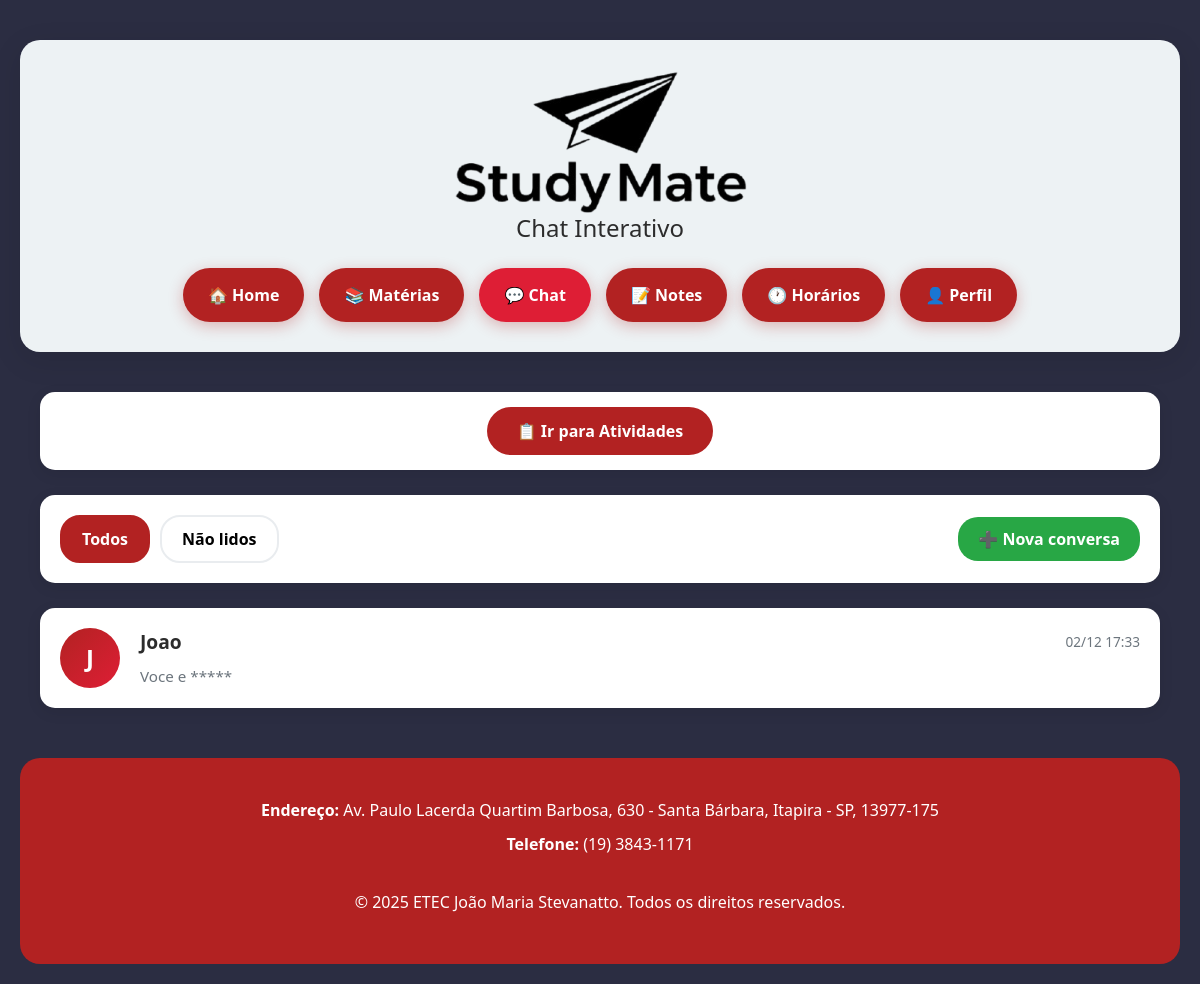
The app's page /chat/ (signed in), older data.
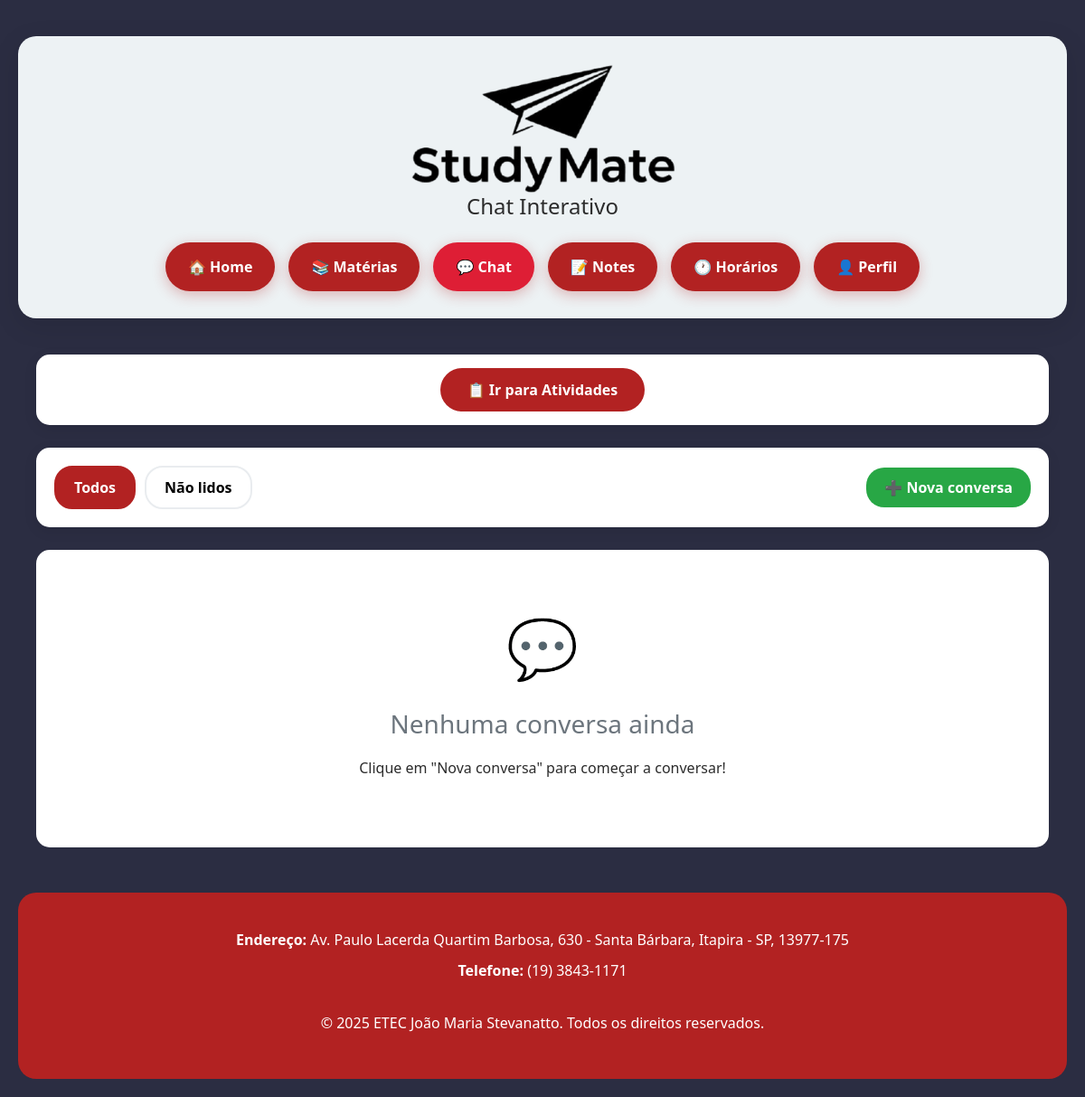
The same page, newer data.
### chat/models.py (models this page shows, shortened)
class Chat(models.Model):
    remetente = models.ForeignKey(
        User,
        related_name="chats_enviados",
        on_delete=models.CASCADE,
        verbose_name='Remetente'
    )
    destinatario = models.ForeignKey(
        User,
        related_name="chats_recebidos",
        on_delete=models.CASCADE,
        verbose_name='Destinatário'
    )
    data_criacao = models.DateTimeField(auto_now_add=True, verbose_name='Criado em')
    class Meta:
        verbose_name = 'Chat'
        verbose_name_plural = 'Chats'
        ordering = ['-data_criacao']
        unique_together = ('remetente', 'destinatario')
    def get_ultima_mensagem(self):
        return self.mensagens.order_by('-data_envio').first()
    def get_mensagens_nao_lidas(self, usuario):
        return self.mensagens.filter(
            remetente=self.get_outro_usuario(usuario),
            lida=False
        ).count()
    def get_outro_usuario(self, usuario):
        if self.remetente == usuario:
            return self.destinatario
        return self.remetente

class Mensagem(models.Model):
    chat = models.ForeignKey(
        Chat,
        related_name="mensagens",
        on_delete=models.CASCADE,
        verbose_name='Chat'
    )
    remetente = models.ForeignKey(
        User,
        related_name="mensagens_enviadas",
        on_delete=models.CASCADE,
        verbose_name='Remetente'
    )
    mensagem = models.TextField(verbose_name='Mensagem')
    anexo = models.FileField(
        upload_to='chat_anexos/',
        null=True,
        blank=True,
        validators=[validate_file_size_chat, validate_file_extension_chat],
        verbose_name='Anexo'
    )
    data_envio = models.DateTimeField(auto_now_add=True, verbose_name='Enviado em')
    lida = models.BooleanField(default=False, verbose_name='Lida')
    data_leitura = models.DateTimeField(null=True, blank=True, verbose_name='Lida em')
    class Meta:
        verbose_name = 'Mensagem'
        verbose_name_plural = 'Mensagens'
        ordering = ['data_envio']

### accounts/models.py (models this page shows, shortened)
class User(AbstractUser):
    USER_TYPE_CHOICES = (
        ('admin', 'Administrador'),
        ('professor', 'Professor'),
        ('aluno', 'Aluno'),  # Atualizado de 'estudante' para 'aluno'
    )
    user_type = models.CharField(
        max_length=20,
        choices=USER_TYPE_CHOICES,
        default='aluno',  # Atualizado
        verbose_name='Tipo de Usuário'
    )
    matricula = models.CharField(max_length=20, blank=True, null=True, verbose_name='Matrícula')
    telefone = models.CharField(max_length=15, blank=True, null=True, verbose_name='Telefone')
    first_login = models.BooleanField(default=True, verbose_name='Primeiro Login')
    class Meta:
        verbose_name = 'Usuário'
        verbose_name_plural = 'Usuários'

### chat/views.py (the view)
# urls.py: path('', views.lista_chats, name='lista'),
@login_required
def lista_chats(request):
    user = request.user
    chats = Chat.objects.filter(
        Q(remetente=user) | Q(destinatario=user)
    ).annotate(
        ultima_mensagem_data=Max('mensagens__data_envio')
    ).order_by('-ultima_mensagem_data')
    filtro = request.GET.get('filtro', '')
    if filtro == 'nao_lidos':
        chats = [chat for chat in chats if chat.get_mensagens_nao_lidas(user) > 0]
    chats_data = []
    for chat in chats:
        outro_usuario = chat.get_outro_usuario(user)
        ultima_msg = chat.get_ultima_mensagem()
        nao_lidas = chat.get_mensagens_nao_lidas(user)
        chats_data.append({
            'chat': chat,
            'outro_usuario': outro_usuario,
            'ultima_mensagem': ultima_msg,
            'nao_lidas': nao_lidas,
        })
    context = {
        'chats_data': chats_data,
        'filtro_atual': filtro,
    }
    return render(request, 'chat/lista_chats.html', context)

### chat/templates/chat/lista_chats.html (shortened to what the changed rows need)
<!DOCTYPE html>
<html lang="pt-br">
<head>
    {% load static %}
    <link href="https://cdn.jsdelivr.net/npm/bootstrap@5.3.0/dist/css/bootstrap.min.css" rel="stylesheet">
</head>
<body>
    <div class="container1">
        <div class="container">
            <div class="chats-list" id="chatsList">
                {% for item in chats_data %}
                    <div class="chat-card" onclick="openChat({{ item.chat.id }})" data-chat-id="{{ item.chat.id }}">
                        <div class="chat-avatar">
                            {{ item.outro_usuario.username|slice:":1"|upper }}
                        </div>
                        <div class="chat-info">
                            <div class="chat-header">
                                <span class="chat-name">{{ item.outro_usuario.username }}</span>
                                {% if item.ultima_mensagem %}
                                    <span class="chat-time">{{ item.ultima_mensagem.data_envio|date:"d/m H:i" }}</span>
                                {% endif %}
                            </div>
                            <div style="display: flex; justify-content: space-between; align-items: center;">
                                <div class="chat-preview">
                                    {% if item.ultima_mensagem %}
                                        {{ item.ultima_mensagem.mensagem|truncatewords:8 }}
                                    {% else %}
                                        Nenhuma mensagem ainda
                                    {% endif %}
                                </div>
                            </div>
                        </div>
                    </div>
                {% empty %}
                    <div class="empty-state">
                        <div style="font-size: 4rem; margin-bottom: 20px;">💬</div>
                        <h3>Nenhuma conversa ainda</h3>
                        <p>Clique em "Nova conversa" para começar a conversar!</p>
                    </div>
                {% endfor %}
            </div>
        </div>
    </div>
</body>
</html>

Row changes from the older to the newer data that the page shows:
removed Chat: outro_usuario.username "J", outro_usuario.username "Joao", ultima_mensagem.data_envio "02/12 17:33", ultima_mensagem.mensagem "Voce e *****"
Text that changed along with them:
text now shown: "💬 Nenhuma conversa ainda Clique em \"Nova conversa\" para começar a conversar!"
